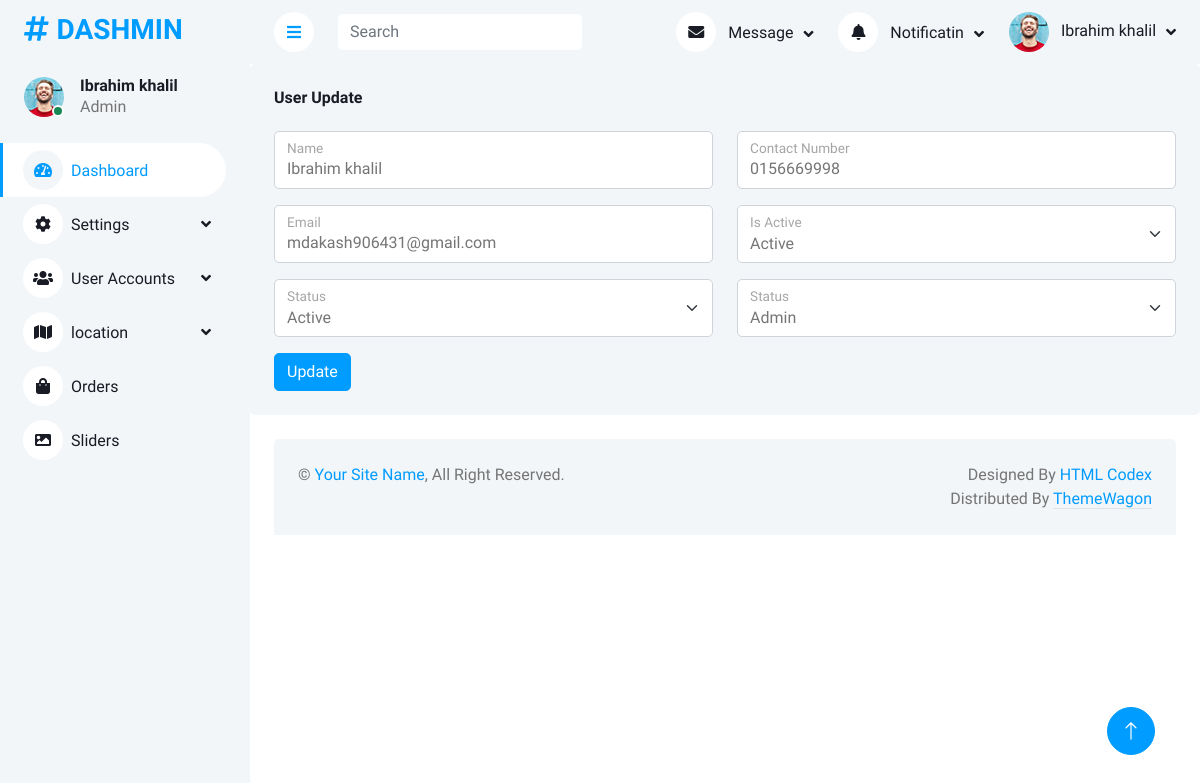
/admin/user_update.php?id=6 (signed in), run on the app's committed database.
### tables this page shows
CREATE TABLE `user` (
  `id` int(11) NOT NULL,
  `name` varchar(255) DEFAULT NULL,
  `contact_no` varchar(255) DEFAULT NULL,
  `email` varchar(255) NOT NULL,
  `password` varchar(255) NOT NULL,
  `is_active` int(11) NOT NULL DEFAULT 1 COMMENT '0 inactive 1 active',
  `role_id` int(11) NOT NULL,
  `status` int(11) NOT NULL DEFAULT 1,
  `created_at` timestamp NULL DEFAULT NULL,
  `updated_at` timestamp NULL DEFAULT NULL,
  `created_by` int(11) DEFAULT NULL,
  `updated_by` int(11) DEFAULT NULL
);

CREATE TABLE `role` (
  `id` int(11) NOT NULL,
  `name` varchar(255) NOT NULL,
  `slug` varchar(255) NOT NULL,
  `status` int(11) NOT NULL DEFAULT 1,
  `created_at` timestamp NULL DEFAULT NULL,
  `updated_at` timestamp NULL DEFAULT NULL,
  `created_by` int(11) DEFAULT NULL,
  `updated_by` int(11) DEFAULT NULL
);

### admin/include/connection.php (called while the page is built, shortened)
<?php
include 'class/crud.php';
$mysqli=new crud();

### admin/class/crud.php (called while the page is built, shortened)
<?php
    class crud{
        protected $host='localhost';
        protected $username='root';
        protected $password='';
        protected $database='library_management';
        protected $connect;
        function __construct(){
            $this->connect=new mysqli($this->host,$this->username,$this->password,$this->database);
        }
        public function common_select($table,$fields='*',$where=false,$sort='id',$sort_type='desc',$offset=false,$limit=false){
            $data=[];
            $error=0;
            $error_msg="";
            $sql="select $fields from $table";
            $sql.=" where status=1 ";
            if($where){
                $sql.=" and ";
                $i=0;
                foreach($where as $k=>$v){
                    $sql.="$k='$v'";
                }
            }
            $sql.=" order by $sort $sort_type";
            $result=$this->connect->query($sql);
            if($result){
                if($result->num_rows > 0){
                    while($r=$result->fetch_object()){
                        array_push($data,$r);
                    }
                }else{
                    $error=1;
                    $error_msg="No data available";
                }
            }else{
                $error=1;
                $error_msg=$this->connect->error;
            }
            return array('data'=>$data,'error'=>$error,'error_msg'=>$error_msg);
        }
    }

### admin/user_update.php (the view, shortened to what this page needs)
<?php include 'include/header.php'; ?>
    <?php include 'include/sidebar.php'; ?>
    <?php include 'include/topbar.php'; ?>
<?php
$id=$_GET['id'];
$data=$mysqli->common_select('user','*',['id'=>$id]);
if($data['error']==0){
    $data=$data['data'][0];
}
?>
    <div class="row">
        <div class="col-sm-12">
            <div class="bg-light rounded h-100 p-4">
                <h6 class="mb-4">User Update</h6>
                <form action="" method="post">
                    <div class="row">
                        <div class="col-sm-6">
                            <div class="form-floating mb-3">
                                <input type="text" class="form-control" id="name" name="name" value="<?= $data->name?>" placeholder="Name">
                                <label for="name">Name</label>
                            </div>
                        </div>
                        <div class="col-sm-6">
                            <div class="form-floating mb-3">
                                <input type="text" class="form-control" id="contact_no" name="contact_no" value="<?= $data->contact_no?>" placeholder="Name">
                                <label for="contact_no">Contact Number</label>
                            </div>
                        </div>
                        <div class="col-sm-6">
                            <div class="form-floating mb-3">
                                <input type="email" class="form-control" id="email" name="email" value="<?= $data->email?>" placeholder="Email">
                                <label for="email">Email</label>
                            </div>
                        </div>
                        <div class="col-sm-6">
                            <div class="form-floating mb-3">
                                <select class="form-select" name="is_active" id="is_active" aria-label="Floating label select example">
                                    <option value="1" <?= $data->is_active==1 ? "selected":"" ?>>Active</option>
                                </select>
                                <label for="is_active">Is Active</label>
                            </div>
                        </div>
                        <div class="col-sm-6">
                            <div class="form-floating mb-3">
                                <select class="form-select" name="status" id="status" aria-label="Floating label select example">
                                    <option value="1" <?= $data->status==1 ? "selected":"" ?>>Active</option>
                                </select>
                                <label for="status">Status</label>
                            </div>
                        </div>
                        <div class="col-sm-6">
                            <div class="form-floating mb-3">
                                <select class="form-select" name="role_id" id="role_id" aria-label="Floating label select example">
                                    <?php
                                    $role_data=$mysqli->common_select('role','*');
                                    if($role_data['error']==0){
                                            $role_data=$role_data['data'];
                                            foreach($role_data as $row){
                                                ?>
                                                <option value="<?= $row->id?>" <?= $data->role_id==$row->id ? "selected":"" ?>><?= $row->name ?></option>
                                    <?php
                                            }
                                        }
                                    ?>
                                </select>
                                <label for="status">Status</label>
                            </div>
                        </div>
                        <div>
                            <button type="submit" class="btn btn-primary"> Update</button>
                        </div>
                    </div>
                </form>
            </div>
        </div>
    </div>
<?php include 'include/footer.php'; ?>

### admin/assets/css/style.css (style rules this page uses)
:root { --primary: #009CFF; --light: #F3F6F9; --dark: #191C24; }
.btn { transition: .5s; }
.btn.btn-primary { color: #FFFFFF; }

### data on the page
user: name "Ibrahim khalil", contact_no "0156669998", email "mdakash906431@gmail.com", is_active "Active", status "Active", role_id "Admin"

### other printed values
$_SESSION['user']->name "Ibrahim khalil"
